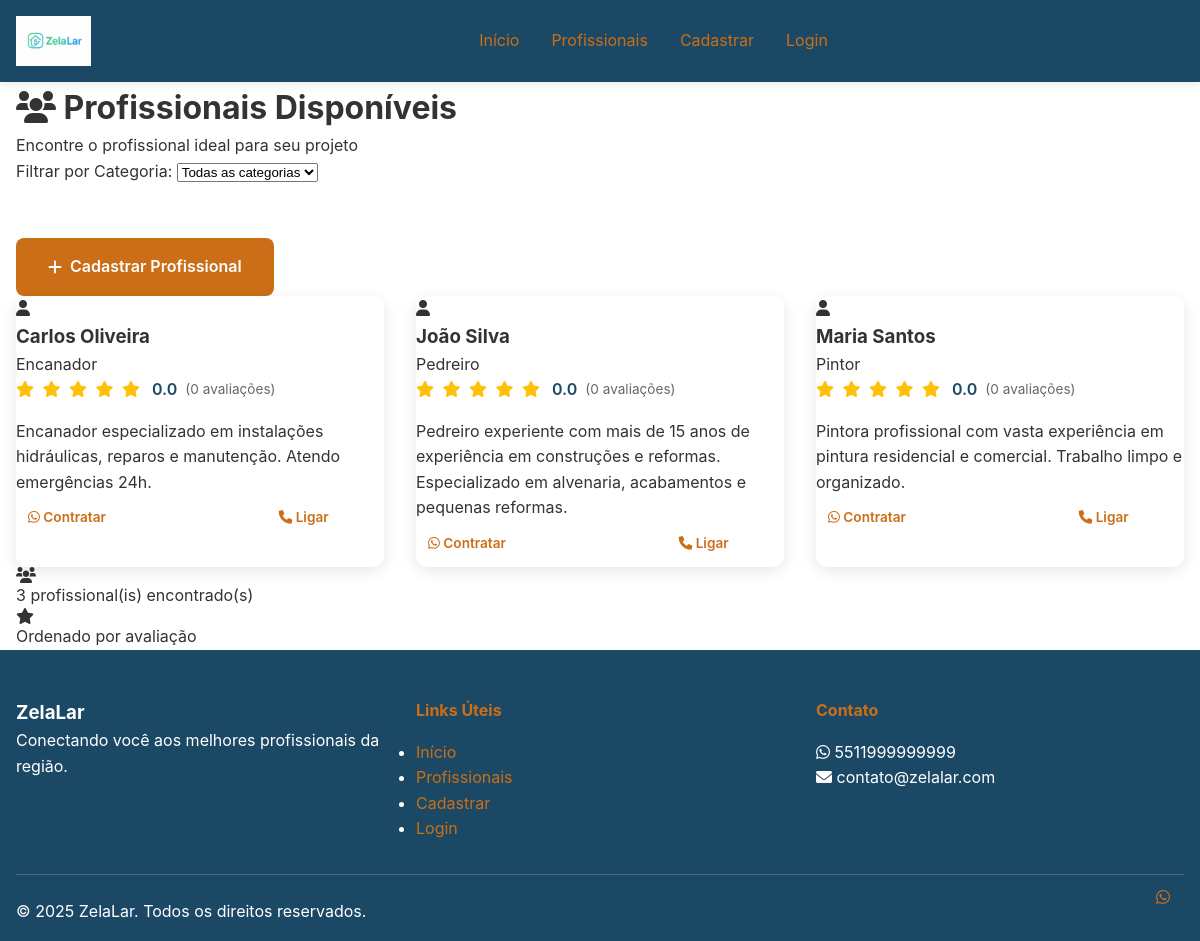
The app's page /listagem.php with its own data.
### tables this page shows
CREATE TABLE IF NOT EXISTS profissionais (
    id INT AUTO_INCREMENT PRIMARY KEY,
    nome VARCHAR(100) NOT NULL,
    telefone VARCHAR(20) NOT NULL UNIQUE,
    categoria VARCHAR(100) NOT NULL,
    descricao TEXT,
    foto VARCHAR(255),
    endereco VARCHAR(200),
    cidade VARCHAR(100),
    estado VARCHAR(2),
    cep VARCHAR(10),
    avaliacao DECIMAL(3,2) DEFAULT 0.00,
    total_avaliacoes INT DEFAULT 0,
    disponivel BOOLEAN DEFAULT TRUE,
    senha VARCHAR(255),
    email VARCHAR(100),
    data_cadastro TIMESTAMP DEFAULT CURRENT_TIMESTAMP,
    ultima_atualizacao TIMESTAMP DEFAULT CURRENT_TIMESTAMP ON UPDATE CURRENT_TIMESTAMP,
    ultimo_login TIMESTAMP NULL,
    ativo BOOLEAN DEFAULT TRUE
);

### config/database.php (called while the page is built, shortened)
<?php
class Database {
    private static $instance = null;
    private $connections = [];
    private $currentConnection = null;
    public static function getInstance() {
        if (self::$instance === null) {
            self::$instance = new self();
        }
        return self::$instance;
    }
    private function initializeConnections() {
        try {
            for ($i = 0; $i < DB_MIN_CONNECTIONS; $i++) {
                $this->connections[] = $this->createConnection();
            }
            $this->currentConnection = $this->connections[0];
        } catch (Exception $e) {
            $this->logError('Erro ao inicializar conexões: ' . $e->getMessage());
            throw $e;
        }
    }
    private function createConnection() {
        try {
            $dsn = "mysql:host=" . DB_HOST . ";dbname=" . DB_NAME . ";charset=" . DB_CHARSET;
            $pdo = new PDO($dsn, DB_USER, DB_PASS, DB_OPTIONS);
            $pdo->exec("SET SESSION sql_mode = 'STRICT_TRANS_TABLES,NO_ZERO_DATE,NO_ZERO_IN_DATE,ERROR_FOR_DIVISION_BY_ZERO'");
            $pdo->exec("SET SESSION time_zone = '-03:00'");
            return $pdo;
        } catch (PDOException $e) {
            $this->logError('Erro na conexão PDO: ' . $e->getMessage());
            throw new Exception('Falha na conexão com o banco de dados');
        }
    }
    public function getConnection() {
        try {
            $this->currentConnection->query('SELECT 1');
        } catch (Exception $e) {
            $this->currentConnection = $this->createConnection();
        }
        return $this->currentConnection;
    }
    public function query($sql, $params = [], $useCache = true) {
        $cacheKey = $this->generateCacheKey($sql, $params);
        $startTime = microtime(true);
        try {
            $stmt = $this->getConnection()->prepare($sql);
            $stmt->execute($params);
            $result = $stmt->fetchAll();
            $executionTime = microtime(true) - $startTime;
            return $result;
        } catch (PDOException $e) {
            $executionTime = microtime(true) - $startTime;
            $this->logQuery($sql, $params, 'ERROR', $executionTime, $e->getMessage());
            throw new Exception('Erro na execução da query: ' . $e->getMessage());
        }
    }
    private function generateCacheKey($sql, $params) {
        return DB_CACHE_PREFIX . md5($sql . serialize($params));
    }
    private function logQuery($sql, $params, $status, $executionTime = 0, $error = null) {
        $log = [
            'sql' => $sql,
            'params' => $params,
            'status' => $status,
            'execution_time' => $executionTime,
            'timestamp' => date('Y-m-d H:i:s'),
            'error' => $error
        ];
    }
    public function closeConnections() {
        $this->connections = [];
        $this->currentConnection = null;
    }
}
function getDatabase() {
    return Database::getInstance();
}
?>

### config/config.php (called while the page is built, shortened)
<?php
function getConfig($key, $default = null) {
    return defined($key) ? constant($key) : $default;
}
?>

### listagem.php (the view, shortened to what this page needs)
<?php
require_once 'config/config.php';
require_once 'config/database.php';
$categoria_filtro = $_GET['categoria'] ?? '';
$db = getDatabase();
try {
    if (!empty($categoria_filtro)) {
        $profissionais = $db->query("
            SELECT * FROM profissionais
            WHERE categoria = ? AND disponivel = 1
            ORDER BY avaliacao DESC, nome
        ", [$categoria_filtro]);
    } else {
        $profissionais = $db->query("
            SELECT * FROM profissionais
            WHERE disponivel = 1
            ORDER BY avaliacao DESC, nome
        ");
    }
} catch (Exception $e) {
    error_log("Erro ao buscar profissionais: " . $e->getMessage());
    $profissionais = [];
    $erro = "Erro ao buscar profissionais. Tente novamente.";
}
?>
<!DOCTYPE html>
<html lang="pt-BR">
<head>
    <link rel="stylesheet" href="./Styles/index.css">
    <link rel="stylesheet" href="https://cdnjs.cloudflare.com/ajax/libs/font-awesome/6.0.0/css/all.min.css">
</head>
<body>
    <header class="header">
        <div class="container">
            <div class="header-content">
                <div class="logo">
                    <a href="index.php">
                        <img src="img/logo_nome.png" alt="ZelaLar" class="logo-image">
                    </a>
                </div>
                <nav class="nav">
                    <a href="index.php">Início</a>
                    <a href="listagem.php" class="active">Profissionais</a>
                    <a href="profissionais.php">Cadastrar</a>
                    <a href="login.php">Login</a>
                </nav>
            </div>
        </div>
    </header>
    <main class="main-content">
        <div class="container">
            <div class="page-header">
                <h1><i class="fas fa-users"></i> Profissionais Disponíveis</h1>
                <p>Encontre o profissional ideal para seu projeto</p>
            </div>
            <div class="filters">
                <form method="GET" class="filter-form">
                    <div class="filter-group">
                        <label for="categoria">Filtrar por Categoria:</label>
                        <select id="categoria" name="categoria" onchange="this.form.submit()">
                            <option value="">Todas as categorias</option>
                        </select>
                    </div>
                    <button type="submit" class="btn btn-secondary">
                        <i class="fas fa-filter"></i> Filtrar
                    </button>
                </form>
                <div class="filter-actions">
                    <a href="profissionais.php" class="btn btn-primary">
                        <i class="fas fa-plus"></i> Cadastrar Profissional
                    </a>
                </div>
            </div>
            <div class="profissionais-grid">
                <?php if (empty($profissionais)): ?>
                    <div class="no-results">
                        <i class="fas fa-search"></i>
                        <h3>Nenhum profissional encontrado</h3>
                        <p>
                            <?php if (!empty($categoria_filtro)): ?>
                                Não encontramos profissionais na categoria "<?= htmlspecialchars($categoria_filtro) ?>".
                            <?php else: ?>
                                Ainda não há profissionais cadastrados no sistema.
                            <?php endif; ?>
                        </p>
                        <a href="profissionais.php" class="btn btn-primary">
                            <i class="fas fa-user-plus"></i> Seja o primeiro a se cadastrar!
                        </a>
                    </div>
                <?php else: ?>
                    <?php foreach ($profissionais as $profissional): ?>
                        <div class="profissional-card">
                            <div class="profissional-foto">
                                <?php if (!empty($profissional['foto'])): ?>
                                    <img src="<?= htmlspecialchars($profissional['foto']) ?>"
                                        alt="Foto de <?= htmlspecialchars($profissional['nome']) ?>">
                                <?php else: ?>
                                    <div class="foto-placeholder">
                                        <i class="fas fa-user"></i>
                                    </div>
                                <?php endif; ?>
                            </div>
                            <div class="profissional-info">
                                <h3><?= htmlspecialchars($profissional['nome']) ?></h3>
                                <div class="categoria-badge">
                                    <?= htmlspecialchars($profissional['categoria']) ?>
                                </div>
                                <div class="avaliacao-info">
                                    <div class="estrelas">
                                        <?php for ($i = 1; $i <= 5; $i++): ?>
                                            <i class="fas fa-star <?= $i <= round($profissional['avaliacao']) ? 'ativa' : '' ?>"></i>
                                        <?php endfor; ?>
                                    </div>
                                    <span class="nota"><?= number_format($profissional['avaliacao'], 1) ?></span>
                                    <span class="total">(<?= $profissional['total_avaliacoes'] ?> avaliações)</span>
                                </div>
                                <?php if (!empty($profissional['descricao'])): ?>
                                    <p class="descricao"><?= htmlspecialchars($profissional['descricao']) ?></p>
                                <?php endif; ?>
                                <div class="profissional-actions">
                                    <a href="https://wa.me/55<?= preg_replace('/[^0-9]/', '', $profissional['telefone']) ?>?text=Olá! Gostaria de agendar um serviço com <?= urlencode($profissional['nome']) ?>"
                                        class="btn btn-whatsapp" target="_blank">
                                        <i class="fab fa-whatsapp"></i> Contratar
                                    </a>
                                    <a href="avaliacao.php?id=<?= $profissional['id'] ?>"
                                        class="btn btn-secondary">
                                        <i class="fas fa-star"></i> Avaliar
                                    </a>
                                    <a href="tel:<?= htmlspecialchars($profissional['telefone']) ?>"
                                        class="btn btn-phone">
                                        <i class="fas fa-phone"></i> Ligar
                                    </a>
                                </div>
                            </div>
                        </div>
                    <?php endforeach; ?>
                <?php endif; ?>
            </div>
            <?php if (!empty($profissionais)): ?>
                <div class="stats">
                    <div class="stat-item">
                        <i class="fas fa-users"></i>
                        <span><?= count($profissionais) ?> profissional(is) encontrado(s)</span>
                    </div>
                    <div class="stat-item">
                        <i class="fas fa-star"></i>
                        <span>Ordenado por avaliação</span>
                    </div>
                </div>
            <?php endif; ?>
        </div>
    </main>
    <footer class="footer">
        <div class="container">
            <div class="footer-content">
                <div class="footer-section">
                    <h3>ZelaLar</h3>
                    <p>Conectando você aos melhores profissionais da região.</p>
                </div>
                <div class="footer-section">
                    <h4>Links Úteis</h4>
                    <ul>
                        <li><a href="index.php">Início</a></li>
                        <li><a href="listagem.php">Profissionais</a></li>
                        <li><a href="profissionais.php">Cadastrar</a></li>
                        <li><a href="login.php">Login</a></li>
                    </ul>
                </div>
                <div class="footer-section">
                    <h4>Contato</h4>
                    <p><i class="fab fa-whatsapp"></i> <?= getConfig('CONTACT_WHATSAPP') ?></p>
                    <p><i class="fas fa-envelope"></i> <?= getConfig('CONTACT_EMAIL') ?></p>
                </div>
            </div>
            <div class="footer-bottom">
                <p>&copy; <?= date('Y') ?> ZelaLar. Todos os direitos reservados.</p>
            </div>
        </div>
    </footer>
    <a href="https://wa.me/<?= getConfig('CONTACT_WHATSAPP') ?>?text=Olá! Preciso de ajuda para encontrar um profissional."
        class="whatsapp-float" target="_blank">
        <i class="fab fa-whatsapp"></i>
    </a>
</body>
</html>

### Styles/index.css (style rules this page uses)
:root { --primary-color: #1B4965; --secondary-color: #CB6E17; --accent-color: #F18F01; --light-bg: #F5F5F5; --text-color: #333; --text-light: #666; --border-color: #ddd; --success-color: #28a745; --error-color: #dc3545; --warning-color: #ffc107; --info-color: #17a2b8; }
* { margin: 0; padding: 0; box-sizing: border-box; }
html { scroll-behavior: smooth; }
body { font-family: 'Inter', -apple-system, BlinkMacSystemFont, 'Segoe UI', sans-serif; color: var(--text-color); background-color: #fff; line-height: 1.6; }
a { color: var(--secondary-color); text-decoration: none; transition: color 0.3s ease; }
.container { max-width: 1200px; margin: 0 auto; padding: 0 1rem; }
.header { background-color: var(--primary-color); color: white; padding: 1rem 0; box-shadow: 0 2px 10px rgba(0, 0, 0, 0.1); position: sticky; top: 0; z-index: 1000; }
.header-content { display: flex; justify-content: space-between; align-items: center; gap: 2rem; }
.logo a { display: flex; align-items: center; text-decoration: none; color: white; }
.logo-image { height: 50px; width: auto; transition: transform 0.3s ease; }
.nav { display: flex; gap: 2rem; align-items: center; flex: 1; justify-content: center; }
.stat-item { display: flex; flex-direction: column; }
.btn-primary { padding: 1rem 2rem; background-color: var(--secondary-color); color: white; border: none; border-radius: 8px; font-size: 1rem; font-weight: 600; cursor: pointer; transition: all 0.3s ease; display: inline-flex; align-items: center; gap: 0.5rem; text-decoration: none; }
.btn-secondary { padding: 1rem 2rem; background-color: transparent; color: white; border: 2px solid white; border-radius: 8px; font-size: 1rem; font-weight: 600; cursor: pointer; transition: all 0.3s ease; display: inline-flex; align-items: center; gap: 0.5rem; text-decoration: none; }
.footer { background-color: var(--primary-color); color: white; padding: 3rem 0 1rem; }
.footer-content { display: grid; grid-template-columns: repeat(auto-fit, minmax(250px, 1fr)); gap: 2rem; margin-bottom: 2rem; }
.footer-section h4 { color: var(--secondary-color); margin-bottom: 1rem; font-size: 1rem; }
.footer-bottom { border-top: 1px solid rgba(255, 255, 255, 0.2); padding-top: 1.5rem; }
.whatsapp-float { position: fixed; bottom: 30px; right: 30px; z-index: 999; }
.nota { display: flex; gap: 0.25rem; }
.profissionais-grid { display: grid; grid-template-columns: repeat(auto-fill, minmax(280px, 1fr)); gap: 2rem; }
.profissional-card { background-color: white; border-radius: 12px; overflow: hidden; box-shadow: 0 4px 15px rgba(0, 0, 0, 0.1); transition: all 0.3s ease; }
.avaliacao-info { display: flex; align-items: center; gap: 0.5rem; margin-bottom: 1rem; }
.estrelas i { color: var(--warning-color); margin-right: 0.25rem; }
.nota { font-weight: 600; color: var(--primary-color); }
.total { color: var(--text-light); font-size: 0.85rem; }
.profissional-actions { display: flex; gap: 0.5rem; }
.profissional-actions a, .profissional-actions button { flex: 1; padding: 0.75rem; border: none; border-radius: 6px; text-decoration: none; font-weight: 600; cursor: pointer; transition: all 0.3s ease; font-size: 0.85rem; }

### records on screen
profissionais: nome "Carlos Oliveira", categoria "Encanador", avaliacao "0.0", total_avaliacoes "0", descricao "Encanador especializado em instalações hidráulicas, reparos e manutenção. Atendo emergências 24h."
profissionais: nome "João Silva", categoria "Pedreiro", avaliacao "0.0", total_avaliacoes "0", descricao "Pedreiro experiente com mais de 15 anos de experiência em construções e reformas. Especializado em alvenaria, acabamentos e pequenas reformas."
profissionais: nome "Maria Santos", categoria "Pintor", avaliacao "0.0", total_avaliacoes "0", descricao "Pintora profissional com vasta experiência em pintura residencial e comercial. Trabalho limpo e organizado."

### other values on screen
count($profissionais) "3"
getConfig('CONTACT_WHATSAPP') "5511999999999"
getConfig('CONTACT_EMAIL') "contato@zelalar.com"
